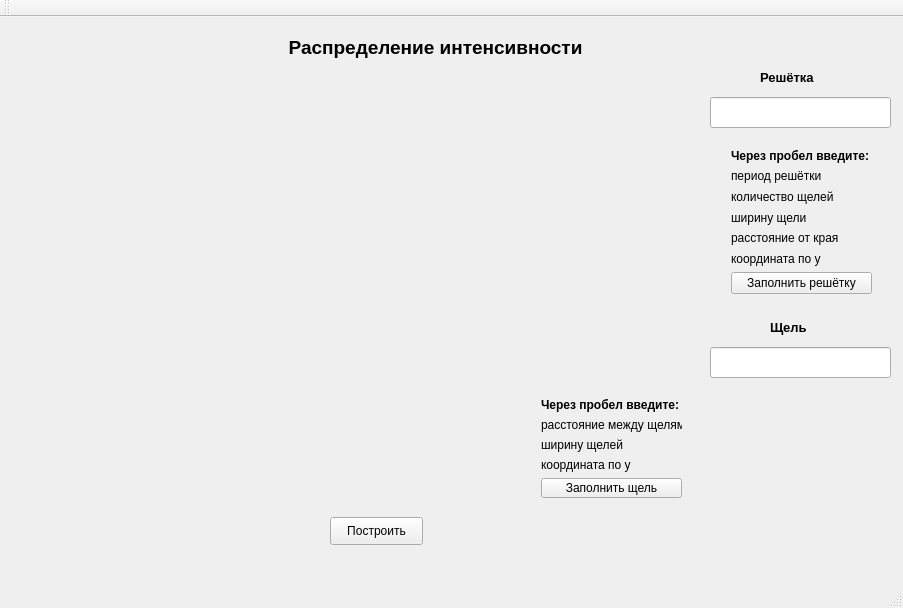
<?xml version="1.0" encoding="UTF-8"?>
<ui version="4.0">
 <class>MainWindow</class>
 <widget class="QMainWindow" name="MainWindow">
  <property name="geometry">
   <rect>
    <x>0</x>
    <y>0</y>
    <width>903</width> 
    <height>608</height>
   </rect>
  </property>
  <property name="windowTitle">
   <string>MainWindow</string>
  </property>
  <widget class="QWidget" name="centralWidget">
   <widget class="QCustomPlot" name="widget" native="true">
    <property name="geometry">
     <rect>
      <x>0</x>
      <y>60</y>
      <width>651</width>
      <height>431</height>
     </rect>
    </property>
    <property name="styleSheet">
     <string notr="true">color: &quot;blue&quot;</string>
    </property>
   </widget>
   <widget class="QPushButton" name="pushButton">
    <property name="geometry">
     <rect>
      <x>330</x>
      <y>500</y>
      <width>93</width>
      <height>28</height>
     </rect>
    </property>
    <property name="text">
     <string>Построить</string>
    </property>
   </widget>
   <widget class="QLineEdit" name="lineEdit">
    <property name="geometry">
     <rect>
      <x>710</x>
      <y>80</y>
      <width>181</width>
      <height>31</height>
     </rect>
    </property>
   </widget>
   <widget class="QLabel" name="label">
    <property name="geometry">
     <rect>
      <x>760</x>
      <y>40</y>
      <width>81</width>
      <height>41</height>
     </rect>
    </property>
    <property name="font">
     <font>
      <pointsize>10</pointsize>
      <weight>75</weight>
      <bold>true</bold>
     </font>
    </property>
    <property name="text">
     <string>Решётка</string>
    </property>
   </widget>
   <widget class="QWidget" name="verticalLayoutWidget">
    <property name="geometry">
     <rect>
      <x>720</x>
      <y>120</y>
      <width>163</width>
      <height>168</height>
     </rect>
    </property>
    <layout class="QVBoxLayout" name="verticalLayout">
     <item>
      <widget class="QLabel" name="label_2">
       <property name="font">
        <font>
         <weight>75</weight>
         <bold>true</bold>
        </font>
       </property>
       <property name="text">
        <string>Через пробел введите: </string>
       </property>
      </widget>
     </item>
     <item>
      <widget class="QLabel" name="label_3">
       <property name="text">
        <string>период решётки</string>
       </property>
      </widget>
     </item>
     <item>
      <widget class="QLabel" name="label_4">
       <property name="text">
        <string>количество щелей</string>
       </property>
      </widget>
     </item>
     <item>
      <widget class="QLabel" name="label_5">
       <property name="text">
        <string>ширину щели</string>
       </property>
      </widget>
     </item>
     <item>
      <widget class="QLabel" name="label_6">
       <property name="text">
        <string>расстояние от края</string>
       </property>
      </widget>
     </item>
     <item>
      <widget class="QLabel" name="label_7">
       <property name="text">
        <string>координата по у</string>
       </property>
      </widget>
     </item>
     <item>
      <widget class="QPushButton" name="pushButton_2">
       <property name="text">
        <string>Заполнить решётку</string>
       </property>
      </widget>
     </item>
    </layout>
   </widget>
   <widget class="QLineEdit" name="lineEdit_2">
    <property name="geometry">
     <rect>
      <x>710</x>
      <y>330</y>
      <width>181</width>
      <height>31</height>
     </rect>
    </property>
   </widget>
   <widget class="QLabel" name="label_8">
    <property name="geometry">
     <rect>
      <x>770</x>
      <y>290</y>
      <width>81</width>
      <height>41</height>
     </rect>
    </property>
    <property name="font">
     <font>
      <pointsize>10</pointsize>
      <weight>75</weight>
      <bold>true</bold>
     </font>
    </property>
    <property name="text">
     <string>Щель</string>
    </property>
   </widget>
   <widget class="QWidget" name="verticalLayoutWidget_2">
    <property name="geometry">
     <rect>
      <x>530</x>
      <y>370</y>
      <width>163</width>
      <height>122</height>
     </rect>
    </property>
    <layout class="QVBoxLayout" name="verticalLayout_2">
     <item>
      <widget class="QLabel" name="label_9">
       <property name="font">
        <font>
         <weight>75</weight>
         <bold>true</bold>
        </font>
       </property>
       <property name="text">
        <string>Через пробел введите: </string>
       </property>
      </widget>
     </item>
     <item>
      <widget class="QLabel" name="label_10">
       <property name="text">
        <string>расстояние между щелями</string>
       </property>
      </widget>
     </item>
     <item>
      <widget class="QLabel" name="label_12">
       <property name="text">
        <string>ширину щелей</string>
       </property>
      </widget>
     </item>
     <item>
      <widget class="QLabel" name="label_13">
       <property name="text">
        <string>координата по у</string>
       </property>
      </widget>
     </item>
     <item>
      <widget class="QPushButton" name="pushButton_3">
       <property name="text">
        <string>Заполнить щель</string>
       </property>
      </widget>
     </item>
    </layout>
   </widget>
   <widget class="QLabel" name="label_11">
    <property name="geometry">
     <rect>
      <x>110</x>
      <y>10</y>
      <width>651</width>
      <height>41</height>
     </rect>
    </property>
    <property name="font">
     <font>
      <pointsize>14</pointsize>
      <weight>75</weight>
      <bold>true</bold>
     </font>
    </property>
    <property name="styleSheet">
     <string notr="true">color: &quot;pink&quot;</string>
    </property>
    <property name="text">
     <string>Распределение интенсивности</string>
    </property>
    <property name="alignment">
     <set>Qt::AlignCenter</set>
    </property>
   </widget>
  </widget>
  <widget class="QMenuBar" name="menuBar">
   <property name="geometry">
    <rect>
     <x>0</x>
     <y>0</y>
     <width>903</width>
     <height>26</height>
    </rect>
   </property>
  </widget>
  <widget class="QToolBar" name="mainToolBar">
   <attribute name="toolBarArea">
    <enum>TopToolBarArea</enum>
   </attribute>
   <attribute name="toolBarBreak">
    <bool>false</bool>
   </attribute>
  </widget>
  <widget class="QStatusBar" name="statusBar"/>
 </widget>
 <layoutdefault spacing="6" margin="11"/>
 <customwidgets>
  <customwidget>
   <class>QCustomPlot</class>
   <extends>QWidget</extends>
   <header>qcustomplot.h</header>
   <container>1</container>
  </customwidget>
 </customwidgets>
 <resources/>
 <connections/>
</ui>
